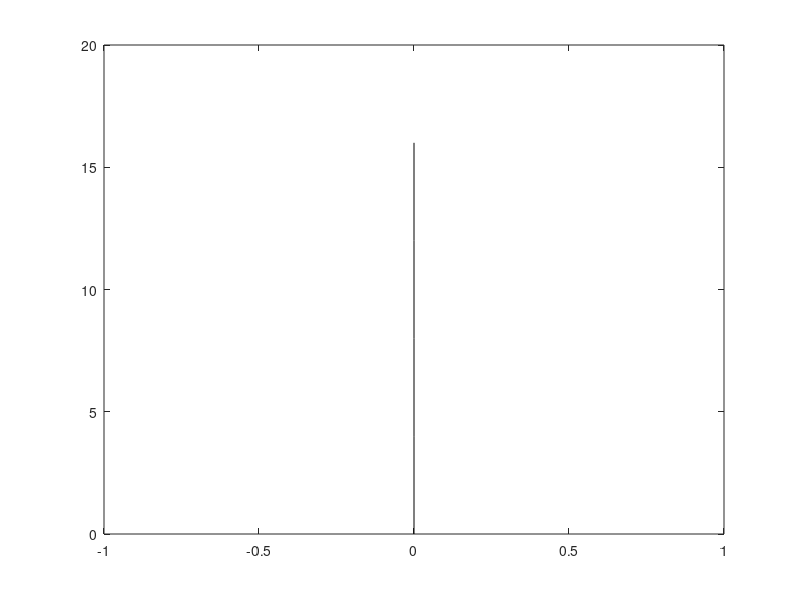

Recreate this plot in MATLAB. (Note: this script raises an error after producing the figure.)
%Title: Response of a four floors frame to the Tolmezzo earthquake using
%linear interpolation 
%Content: MDOF analysis and linear interpolation of results
%This code is developed based on the inputs of the Tolmezzo earthquake 
%ground acceleration from Pr. Pierino Lestuzzi course CIVIL420 
%This code uses the simplification that the response of a MDOF can be
%appoximated by taking into account only the first mode of vibration of the
%system
%Author: Flora Mosca
%Created: 9/01/2021
%Last update: 24/10/2021
clc
clear
close all

%% frame

%data
h=4;

M1=20e3;
M2=16e3;
M3=24e3;
M4=20e3;

I1=136.7e-6;
I2=77.6e-6;

E=210e9;

dumping=5/100;

load Tolm.txt
Tolm=Tolm';

%mass matrix
M=[M1 0 0 0;0 M2 0 0;0 0 M3 0;0 0 0 M4];

%height matrix
H=[h;2*h;3*h;4*h];

%stiffness matrix
k1=3*E*I1/h^3;
k2=12*E*I2/h^3;

k=k1+k2; %floor stiffness
K=[2 -1 0 0;-1 2 -1 0; 0 -1 2 -1;0 0 -1 1]*k;

%natural frequences
[V,W2]=eig(K,M);
w=sqrt(diag(W2));
phimax=(max(abs(V))'*diag(eye(4))')';
phi=V./phimax;
A=phi;
f=w/2/pi;

%****************************************************************
%plotting the modes' shapes
%****************************************************************

figure()
height=[0;H];
shape=[0;0;0;0;0];
firstModeShape=[0;-A(:,1)];
secondModeShape=[0;-A(:,2)];
thirdModeShape=[0;-A(:,3)];
fourthModeShape=[0;-A(:,4)];
p=plot(shape,height,'k','DisplayName','Undeformed shape');
p.LineWidth = 1.5;
hold on
plot(firstModeShape,height,'DisplayName','First mode')
plot(secondModeShape,height,'DisplayName','Second mode')
plot(thirdModeShape,height,'DisplayName','Third mode')
plot(fourthModeShape,height,'DisplayName','Fourth mode')

ylabel('h [m]')
xlabel('d [-]')
legend('Location','southeast')
title('Normalised modes shape')

%****************************************************************
%performing the modal analysis
%****************************************************************

%modal matrices
Mstar=A'*M*A;
Kstar=A'*K*A;

%participation factors vector
r=A*diag(eye(4));

%participation factors
rsm=r./diag(Mstar);

%effective modal mass
Mmod=rsm.^2.*diag(Mstar);


%Accelerogram in Seism
%
Seism=Tolm.*rsm(1);
%time interval: dt
dt=1/100;
%
%nb of points: nb
nb=length(Seism);
t=0:dt:(nb-1)*dt;

%FIRST MODE
%Linear interpolation
%****************************************************************
%Computing of coefficients A,B,C,D,Ap,Bp,Cp,Dp
%****************************************************************
%
w1=w(1);
%preliminairy calculations
e=exp(-dumping*w1*dt);
wd=w1*sqrt(1-dumping^2);
wdt=wd*dt;
Rz=sqrt(1-dumping^2);
%
a=e*(dumping/Rz*sin(wdt)+cos(wdt));
B=e/wd*sin(wdt);
C=-1/w1^2*(2*dumping/w1/dt+e*(((1-2*dumping^2)/wdt-dumping/Rz)*sin(wdt)-(1+2*dumping/w1/dt)*cos(wdt)));
D=-1/w1^2*(1-2*dumping/(w1*dt)+e*((2*dumping^2-1)/wdt*sin(wdt)+2*dumping/w1/dt*cos(wdt)));
Ap=-e*(w1/Rz*sin(wdt));
Bp=e*(cos(wdt)-dumping/Rz*sin(wdt));
Cp=-1/w1^2*(-1/dt+e*((w1/Rz+dumping/dt/Rz)*sin(wdt)+1/dt*cos(wdt)));
Dp=-1/w1^2/dt*(1-e*(dumping/Rz*sin(wdt)+cos(wdt)));
%
%****************************************************************
%Computing of displacements and velocities
%****************************************************************
%
u(1)=0;
v(1)=0;
%
for I=1:nb-1
	u(I+1)=a*u(I)+B*v(I)+C*Seism(I)+D*Seism(I+1);
	v(I+1)=Ap*u(I)+Bp*v(I)+Cp*Seism(I)+Dp*Seism(I+1);
end
%
z1=u;
z2=z1*A(2,1)/A(1,1);
z3=z1*A(3,1)/A(1,1);
z4=z1*A(4,1)/A(1,1);
z=[z1;z2;z3;z4];
x=A*z;

%****************************************************************
%plotting the response
%****************************************************************

figure()
plot(t,z1,'DisplayName','First floor displacement')
grid on
legend('Location','southeast')
ylabel('z [mm]')
xlabel('t [s]')
title('First mode modal displacement of first floor')


figure()
plot(t,x(1,:),'DisplayName','First floor displacement')
hold on 
plot(t,x(2,:),'DisplayName','Second floor displacement')
plot(t,x(3,:),'DisplayName','Third floor displacement')
plot(t,x(4,:),'DisplayName','Fourth floor displacement')
ylabel('x [mm]')
xlabel('t [s]')
legend('Location','southeast')
title('Displacement of the frame due to Tolmezzo earthquake')
grid on

